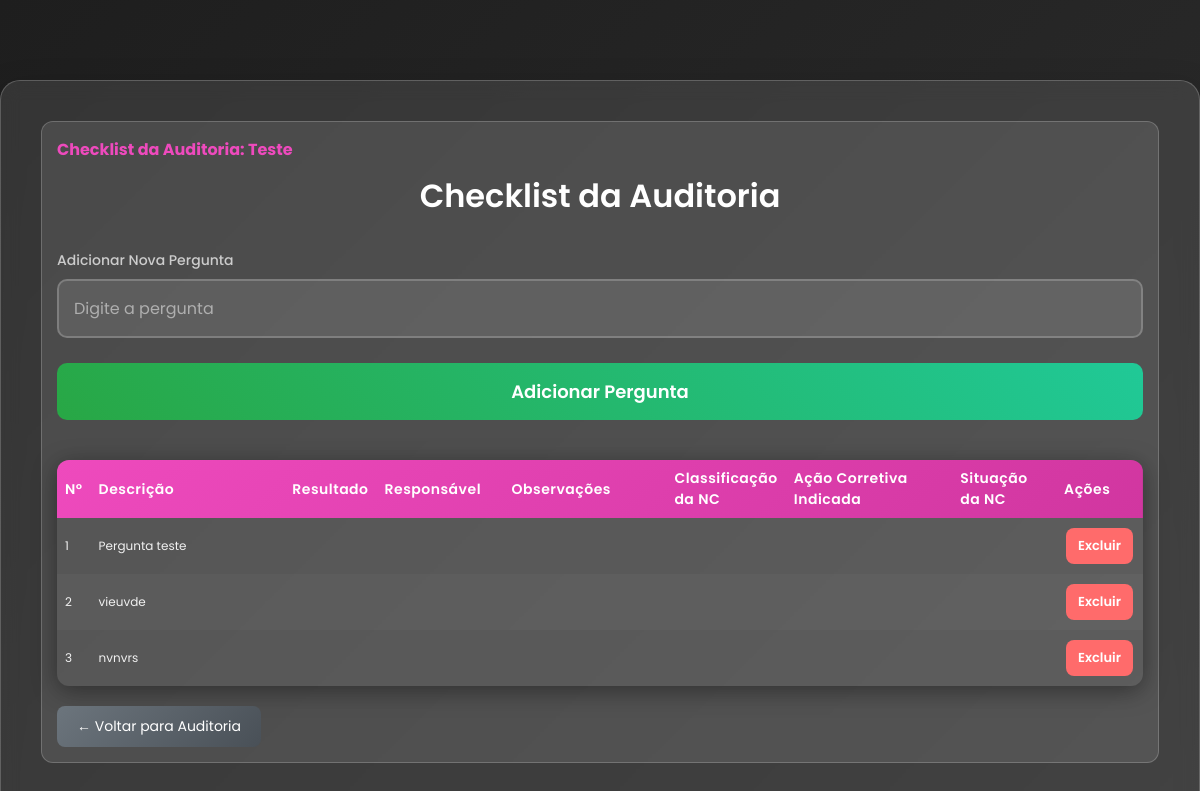
Page /pages/checklist.php?id_auditoria=4 (signed in) on the earlier database version.
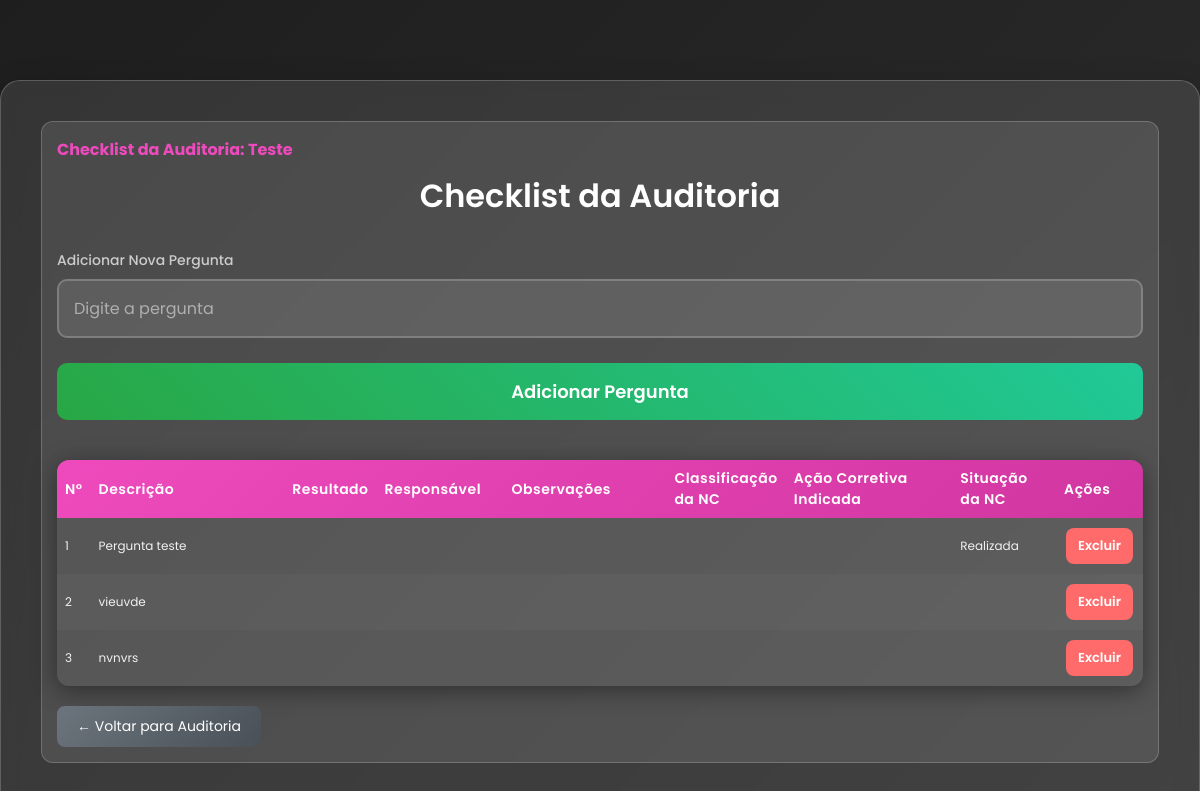
Same page on the later database version.
### tables this page shows
CREATE TABLE `checklist` (
  `id` int(11) NOT NULL AUTO_INCREMENT,
  `id_auditoria` int(11) NOT NULL,
  `pergunta` varchar(255) NOT NULL,
  `resultado` varchar(10) DEFAULT 'N/A',
  `responsavel` varchar(100) DEFAULT NULL,
  `observacoes` text DEFAULT NULL,
  `created_at` timestamp NOT NULL DEFAULT current_timestamp(),
  `classificacao_nc` varchar(50) DEFAULT '',
  `acao_corretiva` text DEFAULT '',
  `situacao_nc` varchar(50) DEFAULT 'Pendente',
  `escalonamento` int(11) DEFAULT NULL,
  `prazo_resolucao` int(11) DEFAULT NULL,
  PRIMARY KEY (`id`),
  KEY `id_auditoria` (`id_auditoria`),
  CONSTRAINT `fk_checklist_auditoria` FOREIGN KEY (`id_auditoria`) REFERENCES `auditoria` (`id_auditoria`) ON DELETE CASCADE
);

### php/functions.php (called while the page is built, shortened)
<?php
function buscarAudutoriasIdAuditoria($conn, $id_auditoria) {
    $stmt = $conn->prepare("SELECT * FROM auditoria WHERE id_auditoria = ?");
    $stmt->bind_param("i", $id_auditoria);
    $stmt->execute();
    $result = $stmt->get_result();
    return $result->fetch_assoc();
}
?>

### pages/checklist.php (the view, shortened to what this page needs)
<!DOCTYPE html>
<html lang="pt-BR">
<head>
    <link rel="stylesheet" href="../assets/css/styles.css">
</head>
<body>
    <?php
    require_once "../config/conexao.php";
    include "../php/functions.php";
    $id_auditoria = (int)$_GET['id_auditoria'];
    $dados_auditoria = buscarAudutoriasIdAuditoria($conn, $id_auditoria);
    ?>
    <div class="signup-container" style="max-width: 1400px;">
        <div class="auditoria-info">
            <h3 style="color:#EE4ABDFF;">Checklist da Auditoria: <?= htmlspecialchars($dados_auditoria['titulo_projeto']) ?></h3>
        <h2 class="signup-title">Checklist da Auditoria</h2>
        <form action="../php/checklist_action.php" method="POST" style="margin-bottom:2rem;">
            <div class="form-group">
                <label for="pergunta_simples">Adicionar Nova Pergunta</label>
                <input type="text" id="pergunta_simples" name="pergunta" placeholder="Digite a pergunta" required>
            </div>
            <button type="submit" class="signup-btn"> Adicionar Pergunta</button>
        </form>
       <form action="../php/checklist_action.php" method="POST" id="formSalvarTudo">
            <table class="checklist-table">
                <thead>
                    <tr>
                        <th style="width: 3%;">Nº</th>
                        <th style="width: 20%;">Descrição</th>
                        <th style="width: 7%;">Resultado</th>
                        <th style="width: 12%;">Responsável</th>
                        <th style="width: 16%;">Observações</th>
                        <th style="width: 11%;">Classificação da NC</th>
                        <th style="width: 17%;">Ação Corretiva Indicada</th>
                        <th style="width: 10%;">Situação da NC</th>
                        <th style="width: 8%;">Ações</th>
                    </tr>
                </thead>
                <tbody>
                    <?php
                    $sql = "SELECT * FROM checklist WHERE id_auditoria = ? ORDER BY id ASC";
                    $stmt = $conn->prepare($sql);
                    $stmt->bind_param("i", $id_auditoria);
                    $stmt->execute();
                    $result = $stmt->get_result();
                    if ($result && $result->num_rows > 0) {
                        $num = 1;
                        while($row = $result->fetch_assoc()) {
                            $classificacao = '';
                            switch($row['classificacao_nc']){
                                default: $classificacao = '';
                            }
                            $situacao = '';
                            switch($row['situacao_nc']){
                                case 'resolvida': $situacao = 'Realizada'; break;
                                default: $situacao = '';
                            }
                            echo "<tr>
                <td>{$num}</td>
                <td>" . htmlspecialchars($row['pergunta']) . "</td>
                <td></td>
                <td>" . htmlspecialchars($row['responsavel']) . "</td>
                <td>" . htmlspecialchars($row['observacoes']) . "</td>
                <td>{$classificacao}</td>
                <td>" . htmlspecialchars($row['acao_corretiva']) . "</td>
                <td>{$situacao}</td>
                <td>
                    <button type='button' class='btn-acao btn-delete' onclick='confirmarExclusao({$row['id']})'>Excluir</button>
                </td>
              </tr>";
                            $num++;
                        }
                    } else {
                        echo "<tr><td colspan='9' style='text-align:center; color:#ccc;'>Nenhuma pergunta cadastrada para esta auditoria.</td></tr>";
                    }
                    ?>
                </tbody>
            </table>
            <div class="form-actions" style="margin-top: 2rem;">
                <a href="auditoria.php?id_auditoria=<?= $id_auditoria ?>" class="btn-voltar">← Voltar para Auditoria</a>
            </div>
        </form>
    </div>
</body>
</html>

Differences in the rows shown:
changed checklist "Pergunta teste": situacao_nc (not shown) → "Realizada"
